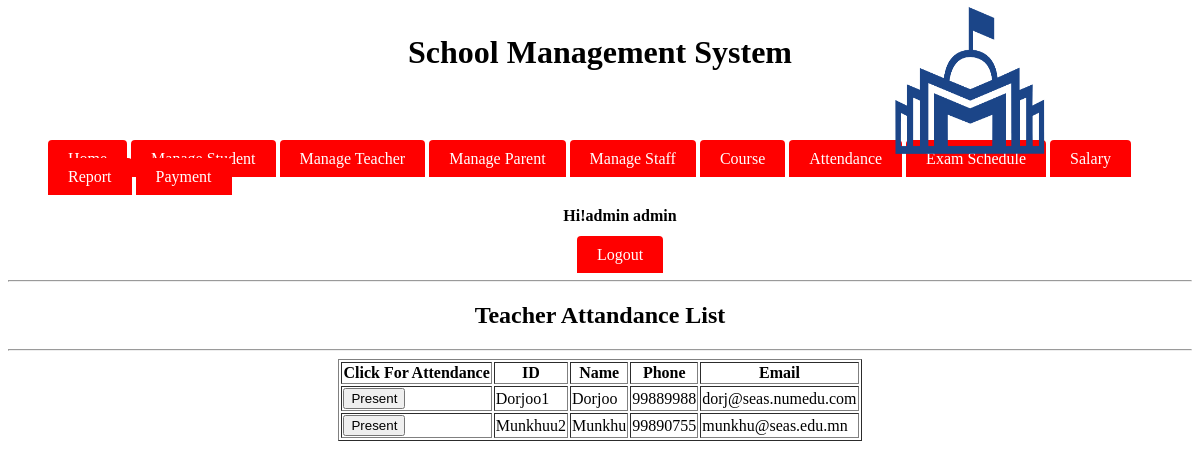
Screenshot of /admin/teacherAttendance.php (signed in) with the database file from the repository.
### tables this page shows
CREATE TABLE IF NOT EXISTS `teachers` (
  `id` varchar(20) NOT NULL,
  `name` varchar(20) NOT NULL,
  `password` varchar(20) NOT NULL,
  `phone` varchar(13) NOT NULL,
  `email` varchar(50) NOT NULL,
  `address` varchar(30) NOT NULL,
  `sex` varchar(7) NOT NULL,
  `dob` date NOT NULL,
  `hiredate` date NOT NULL,
  UNIQUE KEY `id` (`id`)
);

### admin/main.php (called while the page is built, shortened)
<?php
$check=$_SESSION['login_id'];
$session=mysql_query("SELECT name  FROM admin WHERE id='$check' ");
$row=mysql_fetch_array($session);
$login_session = $loged_user_name = $row['name'];
?>

### admin/teacherAttendance.php (the view, shortened to what this page needs)
<?php
include_once('main.php');
$sql = "SELECT * FROM teachers where id not in (select attendedid from attendance where date=CURDATE())";
$res= mysql_query($sql);
$string = "";
while($row = mysql_fetch_array($res)){
    $string .= "<form action='attendTeacher.php' method='post'>".
    "<tr><td><input type='submit' name='submit' value='Present'></td>".
    '<input type="hidden" value="'.$row['id'].'" name="id" />'.
    '<td>'.$row['id'].'</td><td>'.$row['name'].
    '</td><td>'.$row['phone'].'</td><td>'.$row['email'].'</td></tr></form>';
}
?>
<html>
    <head>
		    <link rel="stylesheet" type="text/css" href="../../source/CSS/style.css">
		</head>
    <body>
			  <div class="header"><h1>School Management System</h1></div>
			  <div class="divtopcorner">
				    <img src="../../source/logo.jpg" height="150" width="150" alt="School Management System"/>
				</div>
			<br/><br/>
				<ul>
				    <li class="manulist">
						    <a class ="menulista" href="index.php">Home</a>
								<a class ="menulista" href="manageStudent.php">Manage Student</a>
								<a class ="menulista" href="manageTeacher.php">Manage Teacher</a>
								<a class ="menulista" href="manageParent.php">Manage Parent</a>
								<a class ="menulista" href="manageStaff.php">Manage Staff</a>
								<a class ="menulista" href="course.php">Course</a>
								<a class ="menulista" href="index.php">Attendance</a>
								<a class ="menulista" href="index.php">Exam Schedule</a>
								<a class ="menulista" href="index.php">Salary</a>
								<a class ="menulista" href="index.php">Report</a>
								<a class ="menulista" href="index.php">Payment</a>
							<div align="center">
								<h4>Hi!admin <?php echo $check." ";?></h4>
								<a class ="menulista" href="logout.php" onmouseover="changemouseover(this);" onmouseout="changemouseout(this,'<?php echo ucfirst($loged_user_name);?>');"><?php echo "Logout";?></a>
						</div>
						</li>
				</ul>
			  <hr/>
        <center>
            <h2>Teacher Attandance List</h2><hr/>
              <table border="1">
                <tr>
                    <th>Click For Attendance</th>
                    <th>ID</th>
                    <th>Name</th>
                    <th>Phone</th>
                    <th>Email</th>
                </tr>
                <?php echo $string;?>
              </table>
        </center>
		</body>
</html>

### source/CSS/style.css (style rules this page uses)
.divtopcorner { position:absolute; top:0px; right: 150px; color:black; text-align:center; padding:5px; }
.header { color:black; text-align:center; padding:5px; }
.manulist { display:inline; left:100px; }
.menulista { background-color:red; color: white; padding: 10px 20px; text-decoration: none; border-radius: 4px 4px 0 0; }

### rows the page displays
teachers: id "Dorjoo1", name "Dorjoo", phone "99889988", email "dorj@seas.numedu.com"
teachers: id "Munkhuu2", name "Munkhu", phone "99890755", email "munkhu@seas.edu.mn"

### other values shown
$check "admin"
